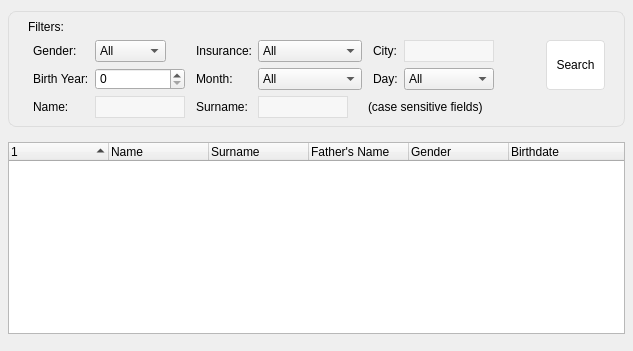
               <widget class="QWidget" name="tabDemographic">
                <property name="styleSheet">
                 <string notr="true">#tabDemographic { background: #ffffff; }

#tabDemographic QWidget {
	background: #ffffff;
}</string>
                </property>
                <attribute name="title">
                 <string>Page</string>
                </attribute>
                <layout class="QVBoxLayout" name="verticalLayout_18">
                 <property name="leftMargin">
                  <number>8</number>
                 </property>
                 <property name="rightMargin">
                  <number>8</number>
                 </property>
                 <property name="bottomMargin">
                  <number>8</number>
                 </property>
                 <item>
                  <layout class="QVBoxLayout" name="verticalLayout_17">
                   <item>
                    <widget class="QWidget" name="w_demoFilters" native="true">
                     <property name="sizePolicy">
                      <sizepolicy hsizetype="Preferred" vsizetype="Fixed">
                       <horstretch>0</horstretch>
                       <verstretch>0</verstretch>
                      </sizepolicy>
                     </property>
                     <property name="styleSheet">
                      <string notr="true">#w_demoFilters {
	border:1px solid #dddddd;
	border-radius: 8px;
}

QLineEdit, QPlainTextEdit {
	background:#f7f7f7;
	border:1px solid #dddddd;
	padding:2px;
}

QComboBox {
	background:none;
}

QToolButton {
	background: #ffffff;
	border: 1px solid #dddddd;
	border-radius: 4px;
	padding-left:5px;
	padding-right:5px;
}

QToolButton:pressed {
	background-color: #555555;
	color: #ffffff;
}</string>
                     </property>
                     <layout class="QGridLayout" name="gridLayout_4">
                      <property name="leftMargin">
                       <number>20</number>
                      </property>
                      <property name="rightMargin">
                       <number>20</number>
                      </property>
                      <item row="1" column="0">
                       <layout class="QGridLayout" name="gridLayout_3">
                        <item row="1" column="0">
                         <widget class="QLabel" name="label_7">
                          <property name="sizePolicy">
                           <sizepolicy hsizetype="Fixed" vsizetype="Preferred">
                            <horstretch>0</horstretch>
                            <verstretch>0</verstretch>
                           </sizepolicy>
                          </property>
                          <property name="text">
                           <string>Gender:</string>
                          </property>
                          <property name="indent">
                           <number>5</number>
                          </property>
                         </widget>
                        </item>
                        <item row="1" column="1">
                         <widget class="QComboBox" name="combo_demoGender">
                          <property name="sizePolicy">
                           <sizepolicy hsizetype="Fixed" vsizetype="Fixed">
                            <horstretch>0</horstretch>
                            <verstretch>0</verstretch>
                           </sizepolicy>
                          </property>
                          <property name="styleSheet">
                           <string notr="true"/>
                          </property>
                          <item>
                           <property name="text">
                            <string>All</string>
                           </property>
                          </item>
                          <item>
                           <property name="text">
                            <string>Male</string>
                           </property>
                          </item>
                          <item>
                           <property name="text">
                            <string>Female</string>
                           </property>
                          </item>
                         </widget>
                        </item>
                        <item row="1" column="2">
                         <widget class="QLabel" name="label_9">
                          <property name="sizePolicy">
                           <sizepolicy hsizetype="Fixed" vsizetype="Preferred">
                            <horstretch>0</horstretch>
                            <verstretch>0</verstretch>
                           </sizepolicy>
                          </property>
                          <property name="text">
                           <string>Insurance:</string>
                          </property>
                          <property name="indent">
                           <number>5</number>
                          </property>
                         </widget>
                        </item>
                        <item row="1" column="3">
                         <widget class="QComboBox" name="combo_demoInsurance">
                          <property name="sizePolicy">
                           <sizepolicy hsizetype="Fixed" vsizetype="Fixed">
                            <horstretch>0</horstretch>
                            <verstretch>0</verstretch>
                           </sizepolicy>
                          </property>
                          <item>
                           <property name="text">
                            <string>All</string>
                           </property>
                          </item>
                          <item>
                           <property name="text">
                            <string>IKA</string>
                           </property>
                          </item>
                          <item>
                           <property name="text">
                            <string>ΚΕΑ - ΕΕΕΚΕ</string>
                           </property>
                          </item>
                          <item>
                           <property name="text">
                            <string>ΟΓΑ</string>
                           </property>
                          </item>
                          <item>
                           <property name="text">
                            <string>ΟΑΠ ΔΕΗ</string>
                           </property>
                          </item>
                          <item>
                           <property name="text">
                            <string>Ο.Α.Ε.Ε</string>
                           </property>
                          </item>
                          <item>
                           <property name="text">
                            <string>ΤΑΠ-ΟΤΕ</string>
                           </property>
                          </item>
                          <item>
                           <property name="text">
                            <string>ΤΑΠΓΤΕ</string>
                           </property>
                          </item>
                          <item>
                           <property name="text">
                            <string>Τ.Ε.Β.Ε.</string>
                           </property>
                          </item>
                          <item>
                           <property name="text">
                            <string>Τ.Σ.Α.</string>
                           </property>
                          </item>
                          <item>
                           <property name="text">
                            <string>Τ.Σ.Α.Υ.</string>
                           </property>
                          </item>
                          <item>
                           <property name="text">
                            <string>Τ.Σ.Μ.Ε.Δ.Ε.</string>
                           </property>
                          </item>
                          <item>
                           <property name="text">
                            <string>Τ.Υ.Δ.Κ.Υ.</string>
                           </property>
                          </item>
                          <item>
                           <property name="text">
                            <string>Τ.Α.Ε.</string>
                           </property>
                          </item>
                         </widget>
                        </item>
                        <item row="1" column="7" rowspan="2">
                         <widget class="QToolButton" name="btn_demoSearch">
                          <property name="sizePolicy">
                           <sizepolicy hsizetype="Fixed" vsizetype="Preferred">
                            <horstretch>0</horstretch>
                            <verstretch>0</verstretch>
                           </sizepolicy>
                          </property>
                          <property name="toolTip">
                           <string>Start Search</string>
                          </property>
                          <property name="text">
                           <string>Search</string>
                          </property>
                          <property name="icon">
                           <iconset resource="resources.qrc">
                            <normaloff>:/icons/Search 48x48</normaloff>:/icons/Search 48x48</iconset>
                          </property>
                          <property name="iconSize">
                           <size>
                            <width>48</width>
                            <height>48</height>
                           </size>
                          </property>
                          <property name="toolButtonStyle">
                           <enum>Qt::ToolButtonIconOnly</enum>
                          </property>
                         </widget>
                        </item>
                        <item row="1" column="6">
                         <spacer name="horizontalSpacer_8">
                          <property name="orientation">
                           <enum>Qt::Horizontal</enum>
                          </property>
                          <property name="sizeHint" stdset="0">
                           <size>
                            <width>40</width>
                            <height>20</height>
                           </size>
                          </property>
                         </spacer>
                        </item>
                        <item row="1" column="4">
                         <widget class="QLabel" name="label_11">
                          <property name="text">
                           <string>City:</string>
                          </property>
                          <property name="indent">
                           <number>5</number>
                          </property>
                         </widget>
                        </item>
                        <item row="1" column="5">
                         <widget class="QLineEdit" name="txt_demoCity">
                          <property name="sizePolicy">
                           <sizepolicy hsizetype="Fixed" vsizetype="Fixed">
                            <horstretch>0</horstretch>
                            <verstretch>0</verstretch>
                           </sizepolicy>
                          </property>
                          <property name="minimumSize">
                           <size>
                            <width>0</width>
                            <height>0</height>
                           </size>
                          </property>
                          <property name="maximumSize">
                           <size>
                            <width>90</width>
                            <height>16777215</height>
                           </size>
                          </property>
                         </widget>
                        </item>
                        <item row="2" column="0">
                         <widget class="QLabel" name="label_10">
                          <property name="text">
                           <string>Birth Year:</string>
                          </property>
                          <property name="indent">
                           <number>5</number>
                          </property>
                         </widget>
                        </item>
                        <item row="2" column="1">
                         <widget class="QSpinBox" name="spin_demoYear">
                          <property name="minimum">
                           <number>0</number>
                          </property>
                          <property name="maximum">
                           <number>2500</number>
                          </property>
                         </widget>
                        </item>
                        <item row="3" column="0">
                         <widget class="QLabel" name="label_12">
                          <property name="text">
                           <string>Name:</string>
                          </property>
                          <property name="alignment">
                           <set>Qt::AlignLeading|Qt::AlignLeft|Qt::AlignVCenter</set>
                          </property>
                          <property name="indent">
                           <number>5</number>
                          </property>
                         </widget>
                        </item>
                        <item row="3" column="1">
                         <widget class="QLineEdit" name="txt_demoName">
                          <property name="sizePolicy">
                           <sizepolicy hsizetype="Minimum" vsizetype="Fixed">
                            <horstretch>0</horstretch>
                            <verstretch>0</verstretch>
                           </sizepolicy>
                          </property>
                          <property name="maximumSize">
                           <size>
                            <width>90</width>
                            <height>16777215</height>
                           </size>
                          </property>
                         </widget>
                        </item>
                        <item row="2" column="5">
                         <widget class="QComboBox" name="combo_demoDay">
                          <item>
                           <property name="text">
                            <string>All</string>
                           </property>
                          </item>
                          <item>
                           <property name="text">
                            <string>1</string>
                           </property>
                          </item>
                          <item>
                           <property name="text">
                            <string>2</string>
                           </property>
                          </item>
                          <item>
                           <property name="text">
                            <string>3</string>
                           </property>
                          </item>
                          <item>
                           <property name="text">
                            <string>4</string>
                           </property>
                          </item>
                          <item>
                           <property name="text">
                            <string>5</string>
                           </property>
                          </item>
                          <item>
                           <property name="text">
                            <string>6</string>
                           </property>
                          </item>
                          <item>
                           <property name="text">
                            <string>7</string>
                           </property>
                          </item>
                          <item>
                           <property name="text">
                            <string>8</string>
                           </property>
                          </item>
                          <item>
                           <property name="text">
                            <string>9</string>
                           </property>
                          </item>
                          <item>
                           <property name="text">
                            <string>10</string>
                           </property>
                          </item>
                          <item>
                           <property name="text">
                            <string>11</string>
                           </property>
                          </item>
                          <item>
                           <property name="text">
                            <string>12</string>
                           </property>
                          </item>
                          <item>
                           <property name="text">
                            <string>13</string>
                           </property>
                          </item>
                          <item>
                           <property name="text">
                            <string>14</string>
                           </property>
                          </item>
                          <item>
                           <property name="text">
                            <string>15</string>
                           </property>
                          </item>
                          <item>
                           <property name="text">
                            <string>16</string>
                           </property>
                          </item>
                          <item>
                           <property name="text">
                            <string>17</string>
                           </property>
                          </item>
                          <item>
                           <property name="text">
                            <string>18</string>
                           </property>
                          </item>
                          <item>
                           <property name="text">
                            <string>19</string>
                           </property>
                          </item>
                          <item>
                           <property name="text">
                            <string>20</string>
                           </property>
                          </item>
                          <item>
                           <property name="text">
                            <string>21</string>
                           </property>
                          </item>
                          <item>
                           <property name="text">
                            <string>22</string>
                           </property>
                          </item>
                          <item>
                           <property name="text">
                            <string>23</string>
                           </property>
                          </item>
                          <item>
                           <property name="text">
                            <string>24</string>
                           </property>
                          </item>
                          <item>
                           <property name="text">
                            <string>25</string>
                           </property>
                          </item>
                          <item>
                           <property name="text">
                            <string>26</string>
                           </property>
                          </item>
                          <item>
                           <property name="text">
                            <string>27</string>
                           </property>
                          </item>
                          <item>
                           <property name="text">
                            <string>28</string>
                           </property>
                          </item>
                          <item>
                           <property name="text">
                            <string>29</string>
                           </property>
                          </item>
                          <item>
                           <property name="text">
                            <string>30</string>
                           </property>
                          </item>
                          <item>
                           <property name="text">
                            <string>31</string>
                           </property>
                          </item>
                         </widget>
                        </item>
                        <item row="2" column="4">
                         <widget class="QLabel" name="label_13">
                          <property name="text">
                           <string>Day:</string>
                          </property>
                          <property name="indent">
                           <number>5</number>
                          </property>
                         </widget>
                        </item>
                        <item row="2" column="2">
                         <widget class="QLabel" name="label_14">
                          <property name="text">
                           <string>Month:</string>
                          </property>
                          <property name="indent">
                           <number>5</number>
                          </property>
                         </widget>
                        </item>
                        <item row="2" column="3">
                         <widget class="QComboBox" name="combo_demoMonth">
                          <item>
                           <property name="text">
                            <string>All</string>
                           </property>
                          </item>
                          <item>
                           <property name="text">
                            <string>January</string>
                           </property>
                          </item>
                          <item>
                           <property name="text">
                            <string>February</string>
                           </property>
                          </item>
                          <item>
                           <property name="text">
                            <string>March</string>
                           </property>
                          </item>
                          <item>
                           <property name="text">
                            <string>April</string>
                           </property>
                          </item>
                          <item>
                           <property name="text">
                            <string>May</string>
                           </property>
                          </item>
                          <item>
                           <property name="text">
                            <string>June</string>
                           </property>
                          </item>
                          <item>
                           <property name="text">
                            <string>July</string>
                           </property>
                          </item>
                          <item>
                           <property name="text">
                            <string>August</string>
                           </property>
                          </item>
                          <item>
                           <property name="text">
                            <string>September</string>
                           </property>
                          </item>
                          <item>
                           <property name="text">
                            <string>October</string>
                           </property>
                          </item>
                          <item>
                           <property name="text">
                            <string>November</string>
                           </property>
                          </item>
                          <item>
                           <property name="text">
                            <string>December</string>
                           </property>
                          </item>
                         </widget>
                        </item>
                        <item row="3" column="2">
                         <widget class="QLabel" name="label_15">
                          <property name="text">
                           <string>Surname:</string>
                          </property>
                          <property name="indent">
                           <number>5</number>
                          </property>
                         </widget>
                        </item>
                        <item row="3" column="3">
                         <widget class="QLineEdit" name="txt_demoSurname">
                          <property name="maximumSize">
                           <size>
                            <width>90</width>
                            <height>16777215</height>
                           </size>
                          </property>
                         </widget>
                        </item>
                        <item row="3" column="4" colspan="3">
                         <widget class="QLabel" name="label_16">
                          <property name="text">
                           <string>(case sensitive fields)</string>
                          </property>
                         </widget>
                        </item>
                       </layout>
                      </item>
                      <item row="0" column="0">
                       <widget class="QLabel" name="label_5">
                        <property name="sizePolicy">
                         <sizepolicy hsizetype="Preferred" vsizetype="Fixed">
                          <horstretch>0</horstretch>
                          <verstretch>0</verstretch>
                         </sizepolicy>
                        </property>
                        <property name="text">
                         <string>Filters:</string>
                        </property>
                       </widget>
                      </item>
                     </layout>
                    </widget>
                   </item>
                   <item>
                    <widget class="QWidget" name="widget_3" native="true">
                     <layout class="QVBoxLayout" name="verticalLayout_20">
                      <property name="leftMargin">
                       <number>0</number>
                      </property>
                      <property name="rightMargin">
                       <number>0</number>
                      </property>
                      <item>
                       <layout class="QVBoxLayout" name="verticalLayout_19">
                        <item>
                         <widget class="QTreeWidget" name="tbl_demoData">
                          <property name="alternatingRowColors">
                           <bool>true</bool>
                          </property>
                          <property name="sortingEnabled">
                           <bool>true</bool>
                          </property>
                          <column>
                           <property name="text">
                            <string/>
                           </property>
                          </column>
                          <column>
                           <property name="text">
                            <string>Name</string>
                           </property>
                          </column>
                          <column>
                           <property name="text">
                            <string>Surname</string>
                           </property>
                          </column>
                          <column>
                           <property name="text">
                            <string>Father's Name</string>
                           </property>
                          </column>
                          <column>
                           <property name="text">
                            <string>Gender</string>
                           </property>
                          </column>
                          <column>
                           <property name="text">
                            <string>Birthdate</string>
                           </property>
                          </column>
                         </widget>
                        </item>
                       </layout>
                      </item>
                     </layout>
                    </widget>
                   </item>
                  </layout>
                 </item>
                </layout>
               </widget>
